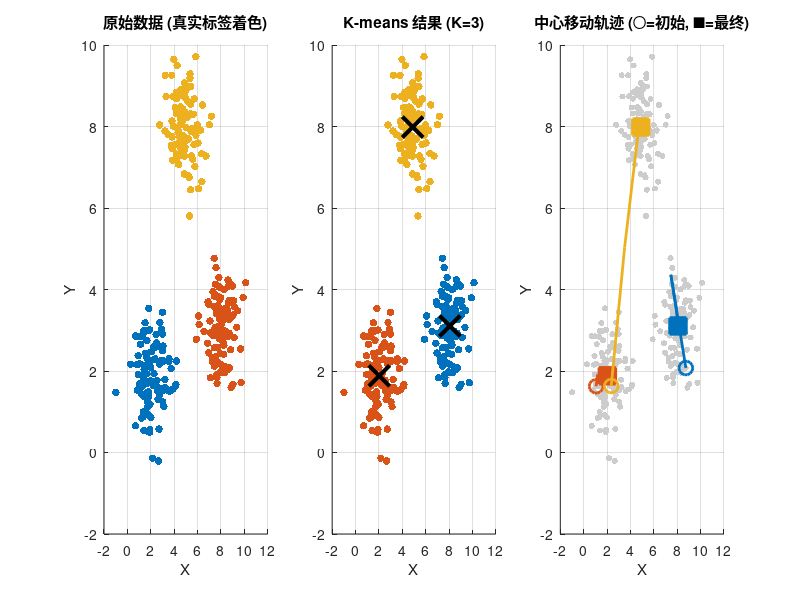
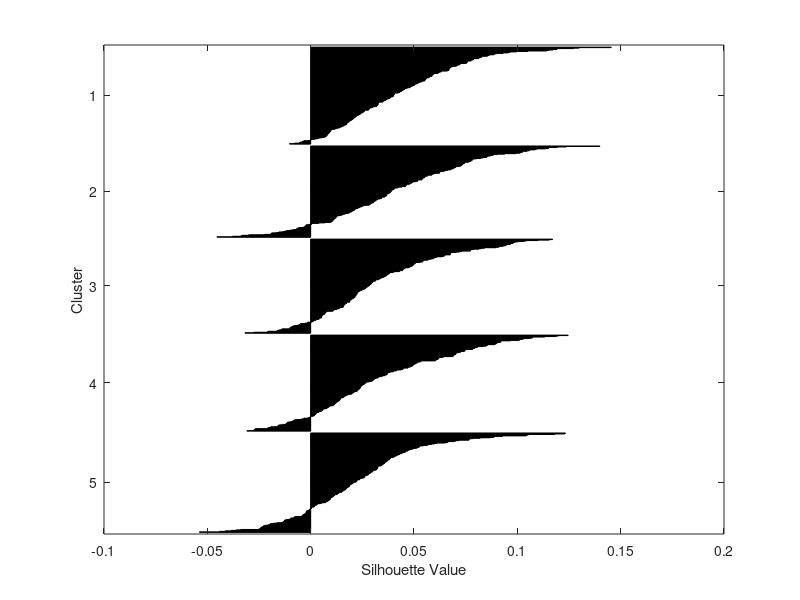
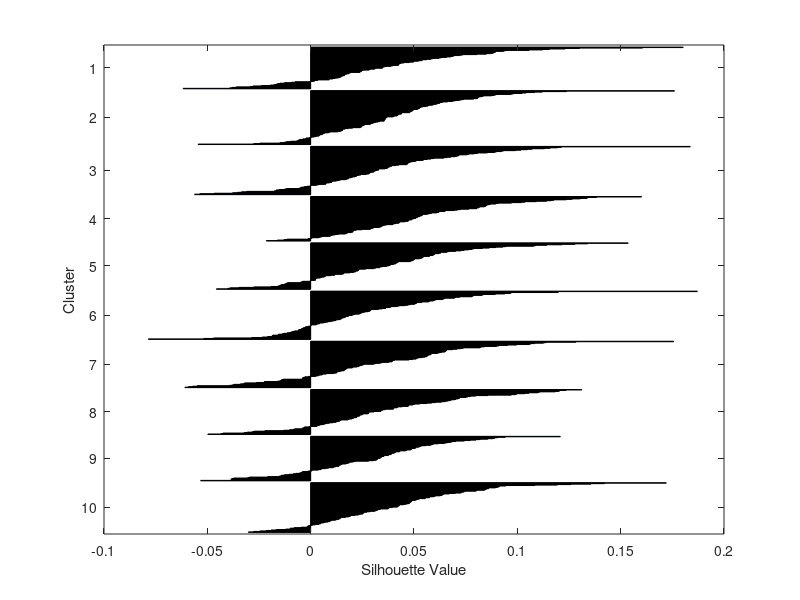
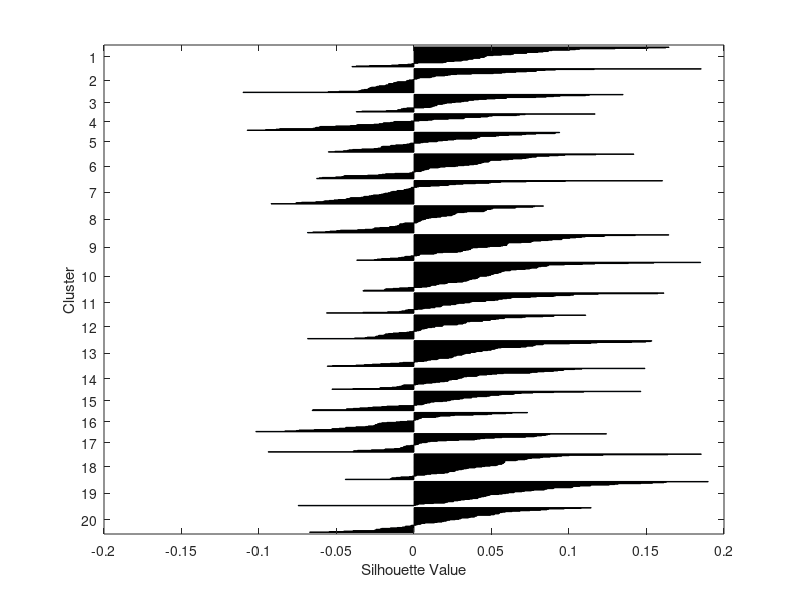

MATLAB code to generate these figures, in order: (Note: this script raises an error after producing the figures.)
%% kmeans_tutorial.m
% K-means 聚类原理演示 - 以高光谱像素为例
%
% 目标：
%   1. 理解 K-means 算法原理
%   2. 可视化聚类过程
%   3. 学会评估聚类质量
%
% 作者: [Your Name]
% 日期: 2024

clear; clc; close all;
rng(42);

%% ======================== Part 1: K-means 原理 ========================
fprintf('========================================\n');
fprintf('  Part 1: K-means 原理\n');
fprintf('========================================\n\n');

fprintf('K-means 是最简单的聚类算法，目标是把 N 个数据点分成 K 组。\n\n');

fprintf('算法步骤：\n');
fprintf('  1. 随机选择 K 个点作为初始"中心"\n');
fprintf('  2. 把每个数据点分配给最近的中心 → 形成 K 个簇\n');
fprintf('  3. 重新计算每个簇的中心（均值）\n');
fprintf('  4. 重复 2-3，直到中心不再变化\n\n');

fprintf('按任意键继续...\n');
pause;

%% ======================== Part 2: 2D 演示 ========================
fprintf('\n========================================\n');
fprintf('  Part 2: 2D 数据演示\n');
fprintf('========================================\n\n');

% 生成简单的 2D 数据 (3 个真实簇)
n_per_cluster = 100;
true_centers = [2, 2; 8, 3; 5, 8];
data_2d = [];
true_labels = [];

for i = 1:3
    cluster_data = true_centers(i, :) + randn(n_per_cluster, 2) * 0.8;
    data_2d = [data_2d; cluster_data];
    true_labels = [true_labels; i * ones(n_per_cluster, 1)];
end

fprintf('生成了 %d 个 2D 数据点，真实有 3 个簇\n\n', size(data_2d, 1));

% 可视化原始数据
figure('Color', 'w', 'Position', [100, 100, 1200, 400], 'Name', 'K-means 2D 演示');

subplot(1, 3, 1);
scatter(data_2d(:,1), data_2d(:,2), 30, true_labels, 'filled');
title('原始数据 (真实标签着色)');
xlabel('X'); ylabel('Y');
colormap(gca, lines(3));
grid on;

% 手动实现 K-means，记录每一步
K = 3;
max_iter = 10;

% 随机初始化中心
init_idx = randperm(size(data_2d, 1), K);
centers = data_2d(init_idx, :);

fprintf('初始中心坐标:\n');
disp(centers);

% 记录历史
centers_history = {centers};
labels_history = {};

for iter = 1:max_iter
    % Step 1: 分配标签 (找最近中心)
    dists = pdist2(data_2d, centers);  % [N x K] 距离矩阵
    [~, labels] = min(dists, [], 2);
    labels_history{iter} = labels;
    
    % Step 2: 更新中心
    new_centers = zeros(K, 2);
    for k = 1:K
        new_centers(k, :) = mean(data_2d(labels == k, :), 1);
    end
    
    % 检查收敛
    center_shift = norm(new_centers(:) - centers(:));
    fprintf('迭代 %d: 中心移动距离 = %.4f\n', iter, center_shift);
    
    centers = new_centers;
    centers_history{end+1} = centers;
    
    if center_shift < 1e-6
        fprintf('收敛！\n');
        break;
    end
end

% 可视化最终结果
subplot(1, 3, 2);
scatter(data_2d(:,1), data_2d(:,2), 30, labels, 'filled');
hold on;
plot(centers(:,1), centers(:,2), 'kx', 'MarkerSize', 15, 'LineWidth', 3);
hold off;
title(sprintf('K-means 结果 (K=%d)', K));
xlabel('X'); ylabel('Y');
colormap(gca, lines(3));
grid on;

% 可视化中心移动轨迹
subplot(1, 3, 3);
scatter(data_2d(:,1), data_2d(:,2), 20, [0.8 0.8 0.8], 'filled');
hold on;
colors = lines(K);
for k = 1:K
    % 画轨迹
    traj = zeros(length(centers_history), 2);
    for t = 1:length(centers_history)
        traj(t, :) = centers_history{t}(k, :);
    end
    plot(traj(:,1), traj(:,2), '-', 'Color', colors(k,:), 'LineWidth', 2);
    plot(traj(1,1), traj(1,2), 'o', 'Color', colors(k,:), 'MarkerSize', 10, 'LineWidth', 2);
    plot(traj(end,1), traj(end,2), 's', 'Color', colors(k,:), 'MarkerSize', 12, 'LineWidth', 2, 'MarkerFaceColor', colors(k,:));
end
hold off;
title('中心移动轨迹 (○=初始, ■=最终)');
xlabel('X'); ylabel('Y');
grid on;

fprintf('\n按任意键继续看高光谱数据...\n');
pause;

%% ======================== Part 3: 高光谱数据聚类 ========================
fprintf('\n========================================\n');
fprintf('  Part 3: 高光谱像素聚类\n');
fprintf('========================================\n\n');

% 加载一个场景
data_path = 'W:\dataset\Biospecimen';  % 修改为你的路径
mat_files = dir(fullfile(data_path, '*.mat'));

if isempty(mat_files)
    fprintf('未找到数据，使用模拟数据演示\n');
    % 模拟 31 波段高光谱数据
    H = 100; W = 100; B = 31;
    img = rand(H, W, B);
else
    fprintf('加载: %s\n', mat_files(1).name);
    tmp = load(fullfile(data_path, mat_files(1).name));
    fields = fieldnames(tmp);
    img = tmp.(fields{1});
    if size(img, 1) < size(img, 3)
        img = permute(img, [2, 3, 1]);
    end
    img = img(:,:,1:min(31, size(img,3)));
end

[H, W, B] = size(img);
fprintf('图像尺寸: %d x %d x %d (%d 像素)\n', H, W, B, H*W);

% 重塑并采样 (避免太慢)
data_full = reshape(double(img), H*W, B);
max_samples = 10000;
if size(data_full, 1) > max_samples
    sample_idx = randperm(size(data_full, 1), max_samples);
    data_sampled = data_full(sample_idx, :);
    fprintf('采样 %d 像素用于演示\n', max_samples);
else
    data_sampled = data_full;
    sample_idx = 1:size(data_full, 1);
end

% L2 归一化 (聚类关注形状)
data_norm = data_sampled ./ (sqrt(sum(data_sampled.^2, 2)) + eps);

%% ======================== Part 4: 如何选择 K？========================
fprintf('\n========================================\n');
fprintf('  Part 4: 如何选择 K (聚类数)？\n');
fprintf('========================================\n\n');

fprintf('常用方法：\n');
fprintf('  1. 肘部法则 (Elbow Method): 画 K vs 误差曲线，找拐点\n');
fprintf('  2. 轮廓系数 (Silhouette): 衡量聚类紧凑度和分离度\n');
fprintf('  3. 领域知识: 例如知道场景大约有多少种材质\n\n');

% 测试不同的 K
K_range = [5, 10, 20, 50, 100];
inertias = [];      % 簇内误差平方和 (越小越好)
silhouettes = [];   % 轮廓系数 (越大越好, 范围 [-1, 1])

fprintf('测试不同 K 值...\n');

for K = K_range
    fprintf('  K = %d ... ', K);
    
    [labels, centers, sumd] = kmeans(data_norm, K, 'MaxIter', 100, 'Replicates', 1, 'Display', 'off');
    
    % 簇内误差
    inertia = sum(sumd);
    inertias = [inertias; inertia];
    
    % 轮廓系数 (采样计算，否则太慢)
    sil_sample_idx = randperm(length(labels), min(1000, length(labels)));
    sil = silhouette(data_norm(sil_sample_idx, :), labels(sil_sample_idx));
    silhouettes = [silhouettes; mean(sil)];
    
    fprintf('误差=%.2f, 轮廓=%.3f\n', inertia, mean(sil));
end

% 可视化
figure('Color', 'w', 'Position', [100, 100, 1000, 400], 'Name', '选择最优 K');

subplot(1, 2, 1);
plot(K_range, inertias, 'bo-', 'LineWidth', 2, 'MarkerSize', 10, 'MarkerFaceColor', 'b');
xlabel('K (聚类数)');
ylabel('簇内误差 (Inertia)');
title('肘部法则 - 找拐点');
grid on;

% 标注
text(K_range + 2, inertias, string(round(inertias)), 'FontSize', 9);

subplot(1, 2, 2);
plot(K_range, silhouettes, 'ro-', 'LineWidth', 2, 'MarkerSize', 10, 'MarkerFaceColor', 'r');
xlabel('K (聚类数)');
ylabel('轮廓系数 (Silhouette)');
title('轮廓系数 - 越大越好');
grid on;
ylim([0, 1]);

% 找最优
[best_sil, best_idx] = max(silhouettes);
hold on;
plot(K_range(best_idx), best_sil, 'gs', 'MarkerSize', 15, 'LineWidth', 3);
hold off;
legend('轮廓系数', sprintf('最优 K=%d', K_range(best_idx)), 'Location', 'best');

fprintf('\n根据轮廓系数，推荐 K = %d\n', K_range(best_idx));

fprintf('\n按任意键继续...\n');
pause;

%% ======================== Part 5: 聚类质量评估 ========================
fprintf('\n========================================\n');
fprintf('  Part 5: 聚类质量评估指标\n');
fprintf('========================================\n\n');

% 使用一个固定的 K 进行详细分析
K = 50;
fprintf('使用 K = %d 进行聚类...\n', K);

[labels, centers, sumd] = kmeans(data_norm, K, 'MaxIter', 200, 'Replicates', 3, 'Display', 'off');

% === 指标 1: 簇内误差 (Inertia / Within-cluster sum of squares) ===
inertia = sum(sumd);
fprintf('\n1. 簇内误差 (Inertia): %.4f\n', inertia);
fprintf('   含义: 所有点到其聚类中心的距离平方和，越小说明簇越紧凑\n');

% === 指标 2: 轮廓系数 (Silhouette Coefficient) ===
sil_values = silhouette(data_norm, labels);
mean_sil = mean(sil_values);
fprintf('\n2. 轮廓系数: %.4f (范围 [-1, 1])\n', mean_sil);
fprintf('   含义: 衡量样本与自己簇的相似度 vs 与其他簇的相似度\n');
fprintf('   > 0.7: 强聚类结构\n');
fprintf('   > 0.5: 合理的聚类结构\n');
fprintf('   > 0.25: 弱聚类结构\n');
fprintf('   < 0.25: 可能没有实质性结构\n');

% === 指标 3: Davies-Bouldin 指数 ===
db_index = evalclusters(data_norm, labels, 'DaviesBouldin');
fprintf('\n3. Davies-Bouldin 指数: %.4f (越小越好)\n', db_index.CriterionValues);
fprintf('   含义: 簇内散度与簇间距离的比值，越小说明簇越紧凑且分离度越好\n');

% === 指标 4: Calinski-Harabasz 指数 ===
ch_index = evalclusters(data_norm, labels, 'CalinskiHarabasz');
fprintf('\n4. Calinski-Harabasz 指数: %.4f (越大越好)\n', ch_index.CriterionValues);
fprintf('   含义: 簇间离散度与簇内离散度的比值\n');

% === 指标 5: 类内/类间距离比 ===
% 计算类内平均距离
intra_dists = [];
for k = 1:K
    cluster_data = data_norm(labels == k, :);
    if size(cluster_data, 1) > 1
        D = pdist(cluster_data);
        intra_dists = [intra_dists; mean(D)];
    end
end
mean_intra = mean(intra_dists);

% 计算类间平均距离 (中心之间)
inter_dists = pdist(centers);
mean_inter = mean(inter_dists);

ratio = mean_inter / (mean_intra + eps);
fprintf('\n5. 类间/类内距离比: %.4f (越大越好)\n', ratio);
fprintf('   类内平均距离: %.4f\n', mean_intra);
fprintf('   类间平均距离: %.4f\n', mean_inter);

%% ======================== Part 6: 可视化聚类结果 ========================
fprintf('\n========================================\n');
fprintf('  Part 6: 可视化聚类结果\n');
fprintf('========================================\n\n');

figure('Color', 'w', 'Position', [100, 100, 1400, 800], 'Name', '高光谱聚类结果');

% 1. 各聚类中心光谱
subplot(2, 3, 1);
plot(centers', 'LineWidth', 0.5);
xlabel('波段');
ylabel('归一化反射率');
title(sprintf('所有聚类中心 (K=%d)', K));
grid on;

% 2. 轮廓图
subplot(2, 3, 2);
[sil_sorted, sort_idx] = sort(sil_values);
barh(sil_sorted, 'FaceColor', [0.4 0.6 0.8], 'EdgeColor', 'none');
xlabel('轮廓系数');
ylabel('像素');
title(sprintf('轮廓图 (均值=%.3f)', mean_sil));
xlim([-0.5, 1]);
xline(0, 'r--', 'LineWidth', 1.5);
xline(mean_sil, 'g-', 'LineWidth', 2);

% 3. 各簇大小分布
subplot(2, 3, 3);
cluster_sizes = histcounts(labels, 1:K+1);
bar(cluster_sizes, 'FaceColor', [0.3 0.5 0.7]);
xlabel('聚类 ID');
ylabel('像素数');
title('各聚类大小');
grid on;

% 4. 最大的 5 个簇的光谱
subplot(2, 3, 4);
[~, size_order] = sort(cluster_sizes, 'descend');
colors = lines(5);
hold on;
for i = 1:5
    k = size_order(i);
    cluster_data = data_sampled(labels == k, :);  % 原始光谱
    
    % 画均值和范围
    mean_spec = mean(cluster_data, 1);
    plot(mean_spec, 'Color', colors(i,:), 'LineWidth', 2);
end
hold off;
xlabel('波段');
ylabel('反射率');
title('最大 5 个簇的均值光谱');
legend(arrayfun(@(x) sprintf('簇%d (n=%d)', size_order(x), cluster_sizes(size_order(x))), 1:5, 'UniformOutput', false), 'Location', 'best');
grid on;

% 5. PCA 降维可视化
subplot(2, 3, 5);
[coeff, score] = pca(data_norm);
scatter(score(:,1), score(:,2), 10, labels, 'filled');
xlabel('PC1');
ylabel('PC2');
title('PCA 降维可视化');
colormap(gca, jet(K));
grid on;

% 6. t-SNE 降维可视化 (采样)
subplot(2, 3, 6);
tsne_n = min(2000, size(data_norm, 1));
tsne_idx = randperm(size(data_norm, 1), tsne_n);
fprintf('计算 t-SNE (n=%d)...\n', tsne_n);
Y = tsne(data_norm(tsne_idx, :), 'Perplexity', 30);
scatter(Y(:,1), Y(:,2), 10, labels(tsne_idx), 'filled');
xlabel('t-SNE 1');
ylabel('t-SNE 2');
title('t-SNE 降维可视化');
colormap(gca, jet(K));
grid on;

sgtitle(sprintf('K-means 聚类结果分析 (K=%d, 轮廓系数=%.3f)', K, mean_sil), 'FontSize', 14);

%% ======================== Part 7: 聚类结果应用 ========================
fprintf('\n========================================\n');
fprintf('  Part 7: 聚类结果应用于像素采样\n');
fprintf('========================================\n\n');

% 从每个簇提取代表性像素
samples_per_cluster = 3;
sampled_spectra = [];
sampled_labels = [];
is_center = [];

for k = 1:K
    cluster_mask = (labels == k);
    cluster_size = sum(cluster_mask);
    
    if cluster_size < 2
        continue;
    end
    
    cluster_data = data_sampled(cluster_mask, :);
    cluster_norm = data_norm(cluster_mask, :);
    center = centers(k, :);
    
    % 找最接近中心的点
    dists = sum((cluster_norm - center).^2, 2);
    [~, center_idx] = min(dists);
    
    % 添加中心
    sampled_spectra = [sampled_spectra; cluster_data(center_idx, :)];
    sampled_labels = [sampled_labels; k];
    is_center = [is_center; true];
    
    % 添加随机样本
    if cluster_size > 1
        n_extra = min(samples_per_cluster - 1, cluster_size - 1);
        other_idx = setdiff(1:cluster_size, center_idx);
        random_idx = other_idx(randperm(length(other_idx), n_extra));
        
        sampled_spectra = [sampled_spectra; cluster_data(random_idx, :)];
        sampled_labels = [sampled_labels; k * ones(n_extra, 1)];
        is_center = [is_center; false(n_extra, 1)];
    end
end

fprintf('原始像素数: %d\n', size(data_sampled, 1));
fprintf('采样后像素数: %d (%.2f%%)\n', size(sampled_spectra, 1), 100*size(sampled_spectra,1)/size(data_sampled,1));
fprintf('其中聚类中心: %d\n', sum(is_center));

% 可视化采样结果
figure('Color', 'w', 'Position', [100, 100, 1000, 400], 'Name', '采样结果');

subplot(1, 2, 1);
plot(data_sampled(1:min(500, end), :)', 'Color', [0.7 0.7 0.7 0.3]);
hold on;
plot(sampled_spectra(is_center, :)', 'r-', 'LineWidth', 1);
hold off;
xlabel('波段');
ylabel('反射率');
title('原始 vs 采样 (红=聚类中心)');
grid on;

subplot(1, 2, 2);
histogram(sampled_labels, K, 'FaceColor', [0.4 0.6 0.8]);
xlabel('聚类 ID');
ylabel('采样数');
title('各聚类采样分布');
grid on;

%% ======================== 总结 ========================
fprintf('\n========================================\n');
fprintf('  总结\n');
fprintf('========================================\n\n');

fprintf('K-means 聚类要点:\n');
fprintf('  1. 原理: 迭代分配 + 更新中心，最小化簇内误差\n');
fprintf('  2. 选 K: 肘部法则 + 轮廓系数\n');
fprintf('  3. 评估: 轮廓系数 > 0.5 通常是合理的聚类\n');
fprintf('  4. 应用: 从每个簇采样，大幅减少冗余\n\n');

fprintf('对于高光谱像素:\n');
fprintf('  - L2 归一化后聚类，关注光谱形状而非亮度\n');
fprintf('  - K = 50~100 通常能覆盖场景中的主要材质\n');
fprintf('  - 聚类后采样可将 26 万像素压缩到几百个代表性样本\n');
